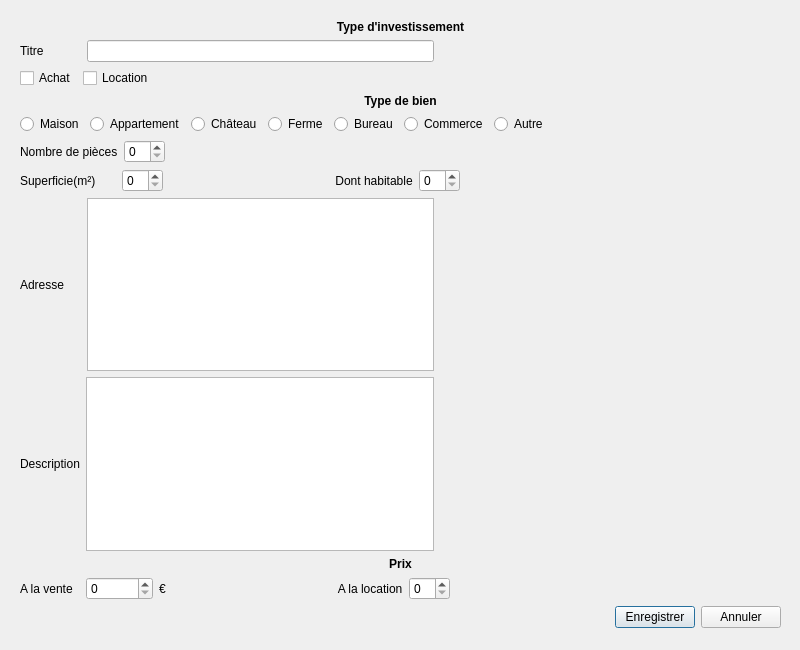
<?xml version="1.0" encoding="UTF-8"?>
<ui version="4.0">
 <class>AjouterBien</class>
 <widget class="QDialog" name="AjouterBien">
  <property name="geometry">
   <rect>
    <x>0</x>
    <y>0</y>
    <width>800</width>
    <height>650</height>
   </rect>
  </property>
  <property name="windowTitle">
   <string>Dialog</string>
  </property>
  <widget class="QWidget" name="verticalLayoutWidget">
   <property name="geometry">
    <rect>
     <x>20</x>
     <y>20</y>
     <width>761</width>
     <height>611</height>
    </rect>
   </property>
   <layout class="QVBoxLayout" name="verticalLayout">
    <item>
     <layout class="QVBoxLayout" name="VenteType">
      <item>
       <widget class="QLabel" name="investissementLabel">
        <property name="font">
         <font>
          <weight>75</weight>
          <bold>true</bold>
         </font>
        </property>
        <property name="text">
         <string>Type d'investissement</string>
        </property>
        <property name="alignment">
         <set>Qt::AlignCenter</set>
        </property>
       </widget>
      </item>
      <item>
       <layout class="QHBoxLayout" name="horizontalLayout_2">
        <item>
         <widget class="QLabel" name="titreLabel">
          <property name="text">
           <string>Titre           </string>
          </property>
         </widget>
        </item>
        <item>
         <widget class="QLineEdit" name="titreLineEdit"/>
        </item>
        <item>
         <spacer name="horizontalSpacer_9">
          <property name="orientation">
           <enum>Qt::Horizontal</enum>
          </property>
          <property name="sizeHint" stdset="0">
           <size>
            <width>40</width>
            <height>20</height>
           </size>
          </property>
         </spacer>
        </item>
       </layout>
      </item>
      <item>
       <layout class="QHBoxLayout" name="typeInvestissementLayout">
        <item>
         <widget class="QCheckBox" name="achatButton">
          <property name="text">
           <string>Achat</string>
          </property>
         </widget>
        </item>
        <item>
         <widget class="QCheckBox" name="locationButton">
          <property name="text">
           <string>Location</string>
          </property>
         </widget>
        </item>
        <item>
         <spacer name="horizontalSpacer">
          <property name="orientation">
           <enum>Qt::Horizontal</enum>
          </property>
          <property name="sizeHint" stdset="0">
           <size>
            <width>40</width>
            <height>20</height>
           </size>
          </property>
         </spacer>
        </item>
       </layout>
      </item>
      <item>
       <widget class="QLabel" name="typeBienLabel">
        <property name="font">
         <font>
          <weight>75</weight>
          <bold>true</bold>
         </font>
        </property>
        <property name="text">
         <string>Type de bien</string>
        </property>
        <property name="alignment">
         <set>Qt::AlignCenter</set>
        </property>
       </widget>
      </item>
      <item>
       <layout class="QHBoxLayout" name="typeBienLayout">
        <item>
         <widget class="QRadioButton" name="maisonRadioButton">
          <property name="text">
           <string>Maison</string>
          </property>
         </widget>
        </item>
        <item>
         <widget class="QRadioButton" name="appartementRadioButton">
          <property name="text">
           <string>Appartement</string>
          </property>
         </widget>
        </item>
        <item>
         <widget class="QRadioButton" name="chateauRadioButton">
          <property name="text">
           <string>Château</string>
          </property>
         </widget>
        </item>
        <item>
         <widget class="QRadioButton" name="fermeRadioButton">
          <property name="text">
           <string>Ferme</string>
          </property>
         </widget>
        </item>
        <item>
         <widget class="QRadioButton" name="bureauRadioButton">
          <property name="text">
           <string>Bureau</string>
          </property>
         </widget>
        </item>
        <item>
         <widget class="QRadioButton" name="commerceRadioButton">
          <property name="text">
           <string>Commerce</string>
          </property>
         </widget>
        </item>
        <item>
         <widget class="QRadioButton" name="autreRadioButton">
          <property name="text">
           <string>Autre</string>
          </property>
         </widget>
        </item>
        <item>
         <spacer name="horizontalSpacer_2">
          <property name="orientation">
           <enum>Qt::Horizontal</enum>
          </property>
          <property name="sizeHint" stdset="0">
           <size>
            <width>40</width>
            <height>20</height>
           </size>
          </property>
         </spacer>
        </item>
       </layout>
      </item>
      <item>
       <layout class="QHBoxLayout" name="nbPiecesLayout">
        <item>
         <widget class="QLabel" name="nbPiecesLabel">
          <property name="text">
           <string>Nombre de pièces</string>
          </property>
         </widget>
        </item>
        <item>
         <widget class="QSpinBox" name="nbPiecesSpinBox"/>
        </item>
        <item>
         <spacer name="horizontalSpacer_4">
          <property name="orientation">
           <enum>Qt::Horizontal</enum>
          </property>
          <property name="sizeHint" stdset="0">
           <size>
            <width>40</width>
            <height>20</height>
           </size>
          </property>
         </spacer>
        </item>
       </layout>
      </item>
      <item>
       <layout class="QHBoxLayout" name="superficieLayout">
        <item>
         <widget class="QLabel" name="superficieLabel">
          <property name="text">
           <string>Superficie(m²)      </string>
          </property>
         </widget>
        </item>
        <item>
         <widget class="QSpinBox" name="superficieSpinBox"/>
        </item>
        <item>
         <widget class="QLabel" name="habitableLabel">
          <property name="text">
           <string>                                                  Dont habitable</string>
          </property>
         </widget>
        </item>
        <item>
         <widget class="QSpinBox" name="habitableSpinBox"/>
        </item>
        <item>
         <spacer name="horizontalSpacer_6">
          <property name="orientation">
           <enum>Qt::Horizontal</enum>
          </property>
          <property name="sizeHint" stdset="0">
           <size>
            <width>40</width>
            <height>20</height>
           </size>
          </property>
         </spacer>
        </item>
       </layout>
      </item>
      <item>
       <layout class="QHBoxLayout" name="adresseLayout">
        <item>
         <widget class="QLabel" name="adresseLabel">
          <property name="text">
           <string>Adresse     </string>
          </property>
         </widget>
        </item>
        <item>
         <widget class="QPlainTextEdit" name="adresseTextEdit">
          <property name="maximumBlockCount">
           <number>4</number>
          </property>
         </widget>
        </item>
        <item>
         <spacer name="horizontalSpacer_3">
          <property name="orientation">
           <enum>Qt::Horizontal</enum>
          </property>
          <property name="sizeHint" stdset="0">
           <size>
            <width>40</width>
            <height>20</height>
           </size>
          </property>
         </spacer>
        </item>
       </layout>
      </item>
      <item>
       <layout class="QHBoxLayout" name="descriptionLayout">
        <item>
         <widget class="QLabel" name="descriptionLabel">
          <property name="text">
           <string>Description</string>
          </property>
         </widget>
        </item>
        <item>
         <widget class="QPlainTextEdit" name="descriptionTextEdit"/>
        </item>
        <item>
         <spacer name="horizontalSpacer_7">
          <property name="orientation">
           <enum>Qt::Horizontal</enum>
          </property>
          <property name="sizeHint" stdset="0">
           <size>
            <width>40</width>
            <height>20</height>
           </size>
          </property>
         </spacer>
        </item>
       </layout>
      </item>
     </layout>
    </item>
    <item>
     <layout class="QVBoxLayout" name="prixLayout">
      <item>
       <widget class="QLabel" name="prixLabel">
        <property name="font">
         <font>
          <weight>75</weight>
          <bold>true</bold>
         </font>
        </property>
        <property name="text">
         <string>Prix</string>
        </property>
        <property name="alignment">
         <set>Qt::AlignCenter</set>
        </property>
       </widget>
      </item>
      <item>
       <layout class="QHBoxLayout" name="horizontalLayout">
        <item>
         <widget class="QLabel" name="enVentelabel">
          <property name="text">
           <string>A la vente  </string>
          </property>
         </widget>
        </item>
        <item>
         <widget class="QSpinBox" name="prixVenteSpinBox">
          <property name="maximum">
           <number>1000000</number>
          </property>
         </widget>
        </item>
        <item>
         <widget class="QLabel" name="euroLabel">
          <property name="text">
           <string>€</string>
          </property>
         </widget>
        </item>
        <item>
         <widget class="QLabel" name="label">
          <property name="text">
           <string>                                                  A la location</string>
          </property>
         </widget>
        </item>
        <item>
         <widget class="QSpinBox" name="prixLocationSpinBox"/>
        </item>
        <item>
         <spacer name="horizontalSpacer_5">
          <property name="orientation">
           <enum>Qt::Horizontal</enum>
          </property>
          <property name="sizeHint" stdset="0">
           <size>
            <width>40</width>
            <height>20</height>
           </size>
          </property>
         </spacer>
        </item>
       </layout>
      </item>
      <item>
       <layout class="QHBoxLayout" name="validationLayout">
        <item>
         <spacer name="horizontalSpacer_8">
          <property name="orientation">
           <enum>Qt::Horizontal</enum>
          </property>
          <property name="sizeHint" stdset="0">
           <size>
            <width>40</width>
            <height>20</height>
           </size>
          </property>
         </spacer>
        </item>
        <item>
         <widget class="QPushButton" name="enregisterButton">
          <property name="text">
           <string>Enregistrer</string>
          </property>
         </widget>
        </item>
        <item>
         <widget class="QPushButton" name="annulerButton">
          <property name="text">
           <string>Annuler</string>
          </property>
         </widget>
        </item>
       </layout>
      </item>
      <item>
       <spacer name="verticalSpacer">
        <property name="orientation">
         <enum>Qt::Vertical</enum>
        </property>
        <property name="sizeHint" stdset="0">
         <size>
          <width>20</width>
          <height>40</height>
         </size>
        </property>
       </spacer>
      </item>
     </layout>
    </item>
   </layout>
  </widget>
 </widget>
 <resources/>
 <connections/>
</ui>
